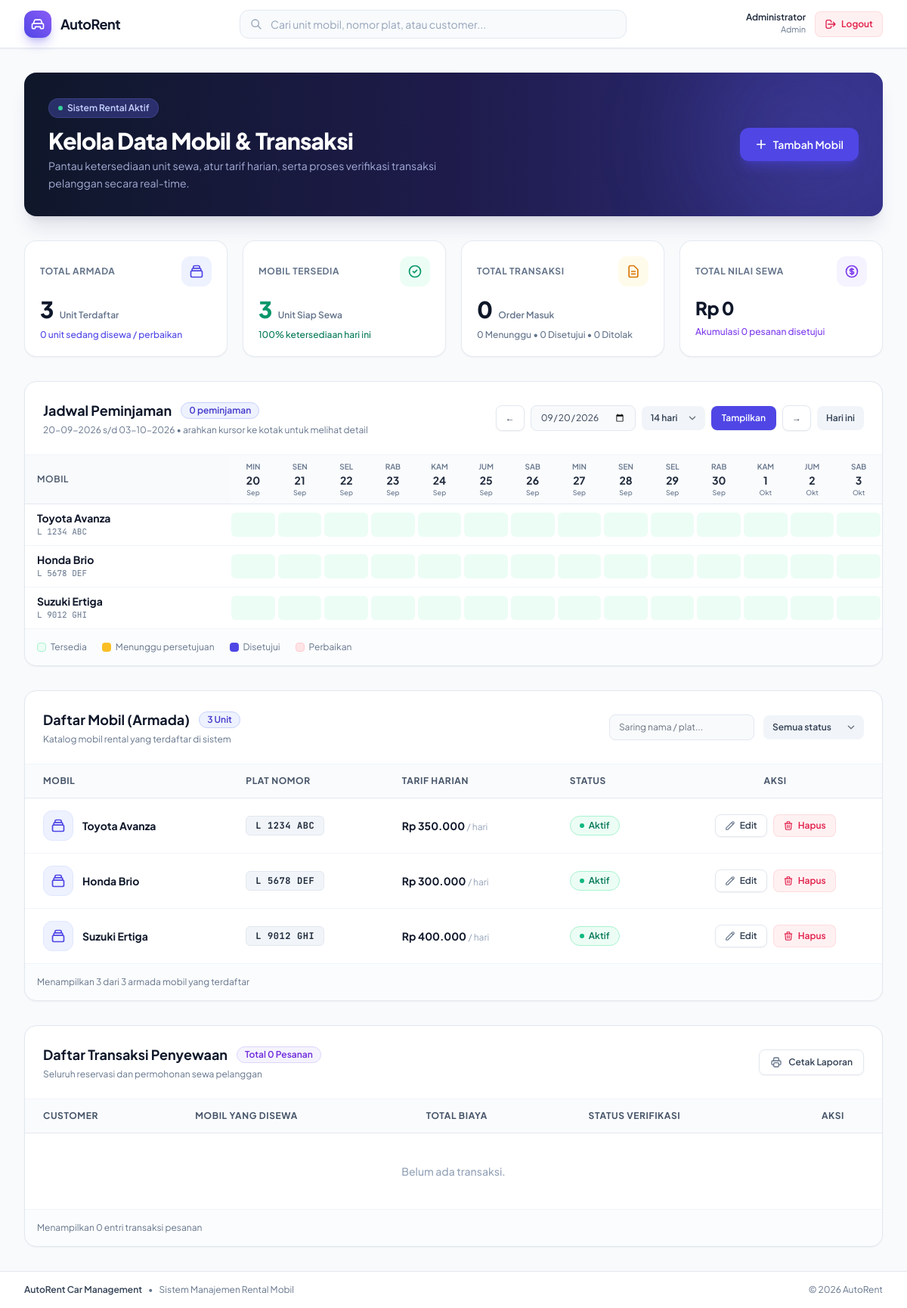
Page /dashboard.php?dari=2026-09-20&hari=14 (signed in) on the committed database.
### tables this page shows
CREATE TABLE IF NOT EXISTS mobil (
    id_mobil SERIAL PRIMARY KEY,
    nama_mobil VARCHAR(100) NOT NULL,
    plat_nomor VARCHAR(20) UNIQUE NOT NULL,
    harga_sewa_per_hari NUMERIC(10,2) NOT NULL,
    status VARCHAR(20) NOT NULL DEFAULT 'tersedia' CHECK (status IN ('tersedia', 'disewa', 'perbaikan')),
    gambar VARCHAR(255),
    created_at TIMESTAMP DEFAULT CURRENT_TIMESTAMP
);

### dashboard.php (the view, shortened to what the rows shown need)
<?php
require_once __DIR__ . '/bootstrap.php';
$auth = new Auth();
$auth->requiredLogin();
$user = $auth->currUser();
$role = $user['role'];
$mobilModel = new Mobil();
$transaksiModel = new Transaksi();
if ($role === 'admin') {
    $mobilList = $mobilModel->getAll();
    $hariIni    = date('Y-m-d');
    $disewaIds  = [];
    $namaBulan = ['Jan','Feb','Mar','Apr','Mei','Jun','Jul','Agu','Sep','Okt','Nov','Des'];
    $namaHari  = ['Min','Sen','Sel','Rab','Kam','Jum','Sab'];
    $jadwalHari = (int) ($_GET['hari'] ?? 14);
    $dariInput = (string) ($_GET['dari'] ?? '');
    $dariObj = DateTimeImmutable::createFromFormat('!Y-m-d', $dariInput);
    $jadwalTanggal = [];
    for ($i = 0; $i < $jadwalHari; $i++) {
        $jadwalTanggal[] = $dariObj->modify("+$i days");
    }
    $jadwal = [];
} else {
    $userTransactions = $transaksiModel->getByUser((int) $user['id_user']);
}
if (!function_exists('h')) {
    function h($value): string
    {
        return htmlspecialchars((string) $value, ENT_QUOTES, 'UTF-8');
    }
}
if (!function_exists('rupiah')) {
    function rupiah($value): string
    {
        return 'Rp ' . number_format((float) $value, 0, ',', '.');
    }
}
if (!function_exists('statusBadge')) {
    function statusBadge(string $status, ?string $label = null): string
    {
        $map = [
            'tersedia'  => ['bg-emerald-50 text-emerald-700 border-emerald-200', 'bg-emerald-500'],
            'disetujui' => ['bg-emerald-50 text-emerald-700 border-emerald-200', 'bg-emerald-500'],
            'selesai'   => ['bg-emerald-50 text-emerald-700 border-emerald-200', 'bg-emerald-500'],
            'disewa'    => ['bg-amber-50 text-amber-700 border-amber-200', 'bg-amber-500'],
            'berjalan'  => ['bg-indigo-50 text-indigo-700 border-indigo-200', 'bg-indigo-500'],
            'menunggu'  => ['bg-amber-50 text-amber-700 border-amber-200', 'bg-amber-500'],
            'perbaikan' => ['bg-rose-50 text-rose-700 border-rose-200', 'bg-rose-500'],
            'ditolak'   => ['bg-rose-50 text-rose-700 border-rose-200', 'bg-rose-500'],
        ];
        [$box, $dot] = $map[strtolower($status)] ?? ['bg-slate-100 text-slate-600 border-slate-200', 'bg-slate-400'];
        return '<span class="inline-flex items-center gap-1.5 px-3 py-1 rounded-full text-xs font-semibold border ' . $box . '">'
             . '<span class="w-1.5 h-1.5 rounded-full ' . $dot . '"></span>' . h($label ?? $status) . '</span>';
    }
}
$role       = $user['role'] ?? 'user';
?>
<!DOCTYPE html>
<html lang="id">
<head>
    <script src="https://cdn.tailwindcss.com?plugins=forms,container-queries"></script>
</head>
<body class="font-sans text-slate-800 antialiased min-h-screen bg-slate-50 flex flex-col">
<div class="flex min-h-screen w-full">
    <div class="app-main flex-1 flex flex-col min-w-0">
        <main class="p-4 sm:p-8 space-y-8 flex-1 max-w-7xl mx-auto w-full">
<?php if ($role === 'admin'): ?>
    <div class="relative overflow-hidden rounded-2xl bg-gradient-to-r from-slate-900 via-indigo-950 to-brand-900 p-8 text-white shadow-xl shadow-indigo-950/10 flex flex-col md:flex-row md:items-center justify-between gap-6">
        <div class="relative z-10">
            <h1 class="text-2xl lg:text-3xl font-extrabold tracking-tight">Kelola Data Mobil &amp; Transaksi</h1>
        </div>
    </div>
    <section id="jadwal" class="bg-white rounded-2xl border border-slate-200 shadow-sm overflow-hidden scroll-mt-20">
        <div class="p-6 border-b border-slate-100 flex flex-col lg:flex-row lg:items-center justify-between gap-4">
            <div>
                <div class="flex items-center gap-3">
                    <h2 class="text-lg font-bold text-slate-900">Jadwal Peminjaman</h2>
                </div>
            </div>
        </div>
        <div class="overflow-x-auto">
            <table class="w-full text-left" id="tabelJadwal">
                <thead class="bg-slate-50/75 border-b border-slate-200">
                    <tr>
                        <th class="py-3 px-4 text-xs font-semibold uppercase tracking-wider text-slate-600 sticky left-0 bg-slate-50 z-10 min-w-[11rem]">Mobil</th>
                        <?php foreach ($jadwalTanggal as $tgl): ?>
                            <?php $isToday = $tgl->format('Y-m-d') === $hariIni; ?>
                            <th class="px-0.5 py-2 text-center min-w-[2.5rem] <?= $isToday ? 'bg-brand-50 text-brand-700' : 'text-slate-500' ?>">
                                <div class="text-[10px] uppercase font-semibold"><?= $namaHari[(int) $tgl->format('w')] ?></div>
                                <div class="text-sm font-bold <?= $isToday ? '' : 'text-slate-800' ?>"><?= $tgl->format('j') ?></div>
                                <div class="text-[9px] font-medium"><?= $namaBulan[(int) $tgl->format('n') - 1] ?></div>
                            </th>
                        <?php endforeach; ?>
                    </tr>
                </thead>
                <tbody class="divide-y divide-slate-100">
                <?php foreach ($mobilList as $mobil): ?>
                    <?php $perbaikan = $mobil['status'] === 'perbaikan'; ?>
                    <tr data-search="<?= h(strtolower($mobil['nama_mobil'] . ' ' . $mobil['plat_nomor'])) ?>"
                        data-status="<?= $mobil['status'] === 'perbaikan' ? 'perbaikan' : (isset($disewaIds[$mobil['id_mobil']]) ? 'disewa' : 'tersedia') ?>">
                        <td class="py-2.5 px-4 sticky left-0 bg-white z-10">
                            <div class="font-bold text-slate-900 text-sm leading-tight"><?= h($mobil['nama_mobil']) ?></div>
                            <div class="font-mono text-[11px] text-slate-500"><?= h($mobil['plat_nomor']) ?></div>
                        </td>
                        <?php foreach ($jadwalTanggal as $tgl): ?>
                            <?php
                                $key  = $tgl->format('Y-m-d');
                                $info = $jadwal[$mobil['id_mobil']][$key] ?? null;
                                if ($info) {
                                    $cls   = $info['status'] === 'disetujui' ? 'bg-brand-600' : 'bg-amber-400';
                                    $title = $info['nama'] . ' • ' . $info['periode'] . ' • ' . $info['status'];
                                } elseif ($perbaikan) {
                                    $cls   = 'bg-rose-100';
                                    $title = 'Perbaikan';
                                } else {
                                    $cls   = 'bg-emerald-50 hover:bg-emerald-100';
                                    $title = 'Tersedia • ' . date('d-m-Y', strtotime($key));
                                }
                            ?>
                            <td class="p-0.5"><div title="<?= h($title) ?>" class="h-8 rounded-md <?= $cls ?>"></div></td>
                        <?php endforeach; ?>
                    </tr>
                <?php endforeach; ?>
                </tbody>
            </table>
        </div>
    </section>
    <section id="daftar-mobil" class="bg-white rounded-2xl border border-slate-200 shadow-sm overflow-hidden scroll-mt-20">
        <div class="p-6 border-b border-slate-100 flex flex-col md:flex-row md:items-center justify-between gap-4">
            <div>
                <div class="flex items-center gap-3">
                    <h2 class="text-lg font-bold text-slate-900">Daftar Mobil (Armada)</h2>
                </div>
            </div>
        </div>
        <div class="overflow-x-auto">
            <table class="w-full text-left text-sm" id="tabelMobil">
                <thead class="bg-slate-50/75 border-b border-slate-200 text-slate-600 font-semibold text-xs uppercase tracking-wider">
                    <tr>
                        <th class="py-3.5 px-6" scope="col">Mobil</th>
                        <th class="py-3.5 px-6" scope="col">Plat Nomor</th>
                        <th class="py-3.5 px-6" scope="col">Tarif Harian</th>
                        <th class="py-3.5 px-6" scope="col">Status</th>
                        <th class="py-3.5 px-6 text-center" scope="col">Aksi</th>
                    </tr>
                </thead>
                <tbody class="divide-y divide-slate-100 font-medium text-slate-700">
                <?php foreach ($mobilList as $mobil): ?>
                    <tr class="hover:bg-slate-50/80 transition-colors"
                        data-search="<?= h(strtolower($mobil['nama_mobil'] . ' ' . $mobil['plat_nomor'])) ?>"
                        data-status="<?= $mobil['status'] === 'perbaikan' ? 'perbaikan' : (isset($disewaIds[$mobil['id_mobil']]) ? 'disewa' : 'tersedia') ?>">
                        <td class="py-4 px-6">
                            <div class="flex items-center gap-3">
                                <div class="w-10 h-10 rounded-xl bg-indigo-50 border border-indigo-100 flex items-center justify-center text-brand-600 shrink-0">
                                    <svg class="w-5 h-5" fill="none" stroke="currentColor" viewBox="0 0 24 24"><path d="M19 11H5m14 0a2 2 0 012 2v6a2 2 0 01-2 2H5a2 2 0 01-2-2v-6a2 2 0 012-2m14 0V9a2 2 0 00-2-2M5 11V9a2 2 0 012-2m0 0V5a2 2 0 012-2h6a2 2 0 012 2v2M7 7h10" stroke-linecap="round" stroke-linejoin="round" stroke-width="2"></path></svg>
                                </div>
                                <div class="font-bold text-slate-900"><?= h($mobil['nama_mobil']) ?></div>
                            </div>
                        </td>
                        <td class="py-4 px-6">
                            <span class="inline-block px-3 py-1 font-mono text-xs font-bold bg-slate-100 text-slate-800 rounded-md border border-slate-200 tracking-wider"><?= h($mobil['plat_nomor']) ?></span>
                        </td>
                        <td class="py-4 px-6 font-bold text-slate-900">
                            <?= h(rupiah($mobil['harga_sewa_per_hari'])) ?> <span class="text-xs font-normal text-slate-400">/ hari</span>
                        </td>
                        <td class="py-4 px-6">
                            <?php
                                $rusak  = $mobil['status'] === 'perbaikan';
                            ?>
                            <div class="flex flex-col items-start gap-1.5">
                                <?= $rusak ? statusBadge('perbaikan') : statusBadge('tersedia', 'Aktif') ?>
                            </div>
                        </td>
                        <td class="py-4 px-6 text-center">
                            <div class="inline-flex items-center gap-2">
                                <a href="mobil_update.php?id=<?= (int) $mobil['id_mobil'] ?>"
                                   class="inline-flex items-center gap-1.5 px-3 py-1.5 text-xs font-semibold rounded-lg bg-white border border-slate-200 text-slate-700 hover:bg-slate-50 hover:text-indigo-600 transition-colors shadow-sm">
                                    <svg class="w-3.5 h-3.5 text-slate-500" fill="none" stroke="currentColor" viewBox="0 0 24 24"><path d="M15.232 5.232l3.536 3.536m-2.036-5.036a2.5 2.5 0 113.536 3.536L6.5 21.036H3v-3.572L16.732 3.732z" stroke-linecap="round" stroke-linejoin="round" stroke-width="2"></path></svg>
                                    Edit
                                </a>
                                <a href="mobil_delete.php?id=<?= (int) $mobil['id_mobil'] ?>"
                                   onclick="return confirm('Hapus mobil ini?')"
                                   class="inline-flex items-center gap-1.5 px-3 py-1.5 text-xs font-semibold rounded-lg bg-rose-50 text-rose-600 hover:bg-rose-100 border border-rose-200/60 transition-colors">
                                    <svg class="w-3.5 h-3.5" fill="none" stroke="currentColor" viewBox="0 0 24 24"><path d="M19 7l-.867 12.142A2 2 0 0116.138 21H7.862a2 2 0 01-1.995-1.858L5 7m5 4v6m4-6v6m1-10V4a1 1 0 00-1-1h-4a1 1 0 00-1 1v3M4 7h16" stroke-linecap="round" stroke-linejoin="round" stroke-width="2"></path></svg>
                                    Hapus
                                </a>
                            </div>
                        </td>
                    </tr>
                <?php endforeach; ?>
                </tbody>
            </table>
        </div>
    </section>
    <section id="daftar-transaksi" class="bg-white rounded-2xl border border-slate-200 shadow-sm overflow-hidden scroll-mt-20">
        <div class="p-6 border-b border-slate-100 flex flex-col md:flex-row md:items-center justify-between gap-4">
            <div>
                <div class="flex items-center gap-3">
                    <h2 class="text-lg font-bold text-slate-900">Daftar Transaksi Penyewaan</h2>
                </div>
            </div>
        </div>
        <div class="overflow-x-auto">
            <table class="w-full text-left text-sm" id="tabelTransaksi">
                <thead class="bg-slate-50/75 border-b border-slate-200 text-slate-600 font-semibold text-xs uppercase tracking-wider">
                    <tr>
                        <th class="py-3.5 px-6" scope="col">Customer</th>
                        <th class="py-3.5 px-6" scope="col">Mobil yang Disewa</th>
                        <th class="py-3.5 px-6" scope="col">Total Biaya</th>
                        <th class="py-3.5 px-6" scope="col">Status Verifikasi</th>
                        <th class="py-3.5 px-6 text-center no-print" scope="col">Aksi</th>
                    </tr>
                </thead>
            </table>
        </div>
    </section>
<?php endif; ?>
        </main>
    </div>
</div>
</body>
</html>

### rows in the picture
mobil: nama_mobil "Toyota Avanza", plat_nomor "L 1234 ABC", harga_sewa_per_hari "Rp 350.000"
mobil: nama_mobil "Honda Brio", plat_nomor "L 5678 DEF", harga_sewa_per_hari "Rp 300.000"
mobil: nama_mobil "Suzuki Ertiga", plat_nomor "L 9012 GHI", harga_sewa_per_hari "Rp 400.000"

### other values in the picture
$userName "Administrator"
$role "Admin"
$totalArmada "3"
$totalArmada - $mobilTersedia "0"
$mobilTersedia "3"
$persenTersedia "100"
$totalTransaksi "0"
$trxMenunggu "0"
$trxDisetujui "0"
$trxDitolak "0"
rupiah($totalNilaiSewa) "Rp 0"
$jumlahPeminjaman "0"
date('d-m-Y', strtotime($dariStr)) "20-09-2026"
date('d-m-Y', strtotime($sampaiStr)) "03-10-2026"
$namaHari[(int) $tgl->format('w')] "MIN"
